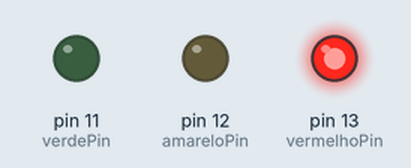
Simulated run of this sketch. Board: Arduino Uno, built with avr-gcc and run on an emulated ATmega328P. On the bench: output pins drawn as LEDs (lit = HIGH).

Above: at 2.5 s.
At 7.5 s:
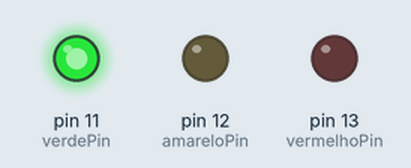
At 11.0 s:
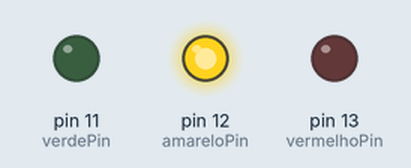
Timing chart, 0 to 15.6 s (numbered marks = the images above):
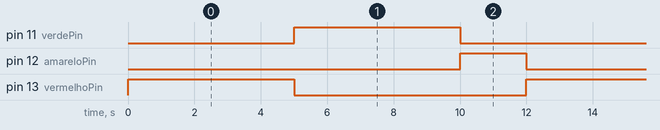

Measured:
- by itself, pin 11 (verdePin), pin 13 (vermelhoPin): alternates HIGH for 5.0 s and LOW for 7.0 s
- by itself, pin 12 (amareloPin): alternates HIGH for 2.0 s and LOW for 10.0 s
- by itself, everything shown: repeats every 12.0 s, in 3 steps

The sketch:

semafro_vermelho_verde_amarelo.ino
```cpp
// Definir os pinos dos LEDs
const int vermelhoPin = 13;
const int amareloPin = 12;
const int verdePin = 11;

// Enumeração para os estados do semáforo
enum State {
  VERMELHO,
  AMARELO,
  VERDE
};

// Variável para armazenar o estado atual
State estadoAtual = VERMELHO;

// Tempos para cada estado (em milissegundos)
const unsigned long tempoVermelho = 5000; // 5 segundos
const unsigned long tempoAmarelo = 2000;  // 2 segundos
const unsigned long tempoVerde = 5000;    // 5 segundos

unsigned long tempoAnterior = 0; // Para controlar o tempo entre mudanças

void setup() {
  // Configurar os pinos dos LEDs como saída
  pinMode(vermelhoPin, OUTPUT);
  pinMode(amareloPin, OUTPUT);
  pinMode(verdePin, OUTPUT);

  // Inicializa o estado inicial
  tempoAnterior = millis(); // Inicializar tempoAnterior com o tempo atual
}

void loop() {
  unsigned long tempoAtual = millis(); // Obter o tempo atual

  switch (estadoAtual) {
    case VERMELHO:
      // Ligar LED vermelho e desligar os outros
      digitalWrite(vermelhoPin, HIGH);
      digitalWrite(amareloPin, LOW);
      digitalWrite(verdePin, LOW);

      // Verificar se o tempo do estado vermelho já passou
      if (tempoAtual - tempoAnterior >= tempoVermelho) {
        estadoAtual = VERDE; // Mudar para o próximo estado
        tempoAnterior = tempoAtual; // Atualizar o tempo anterior
      }
      break;

    case VERDE:
      // Ligar LED verde e desligar os outros
      digitalWrite(vermelhoPin, LOW);
      digitalWrite(amareloPin, LOW);
      digitalWrite(verdePin, HIGH);

      // Verificar se o tempo do estado verde já passou
      if (tempoAtual - tempoAnterior >= tempoVerde) {
        estadoAtual = AMARELO; // Mudar para o próximo estado
        tempoAnterior = tempoAtual; // Atualizar o tempo anterior
      }
      break;

    case AMARELO:
      // Ligar LED amarelo e desligar os outros
      digitalWrite(vermelhoPin, LOW);
      digitalWrite(amareloPin, HIGH);
      digitalWrite(verdePin, LOW);

      // Verificar se o tempo do estado amarelo já passou
      if (tempoAtual - tempoAnterior >= tempoAmarelo) {
        estadoAtual = VERMELHO; // Mudar para o próximo estado
        tempoAnterior = tempoAtual; // Atualizar o tempo anterior
      }
      break;
  }
}
```
